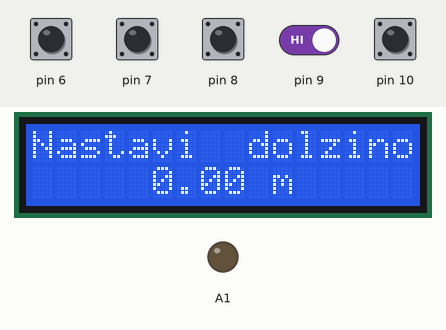
A sketch run on a simulated Arduino Uno, built with avr-gcc and run on an emulated ATmega328P. On the bench: 16×2 character LCD, output pins drawn as LEDs (lit = HIGH). Inputs (shaded band) come from the test bench; at power-on: pin 6–10 HIGH.

Above: at 7.2 s.
7.3 s: pin 6 pulled LOW for 0.15 s
At 8.2 s:
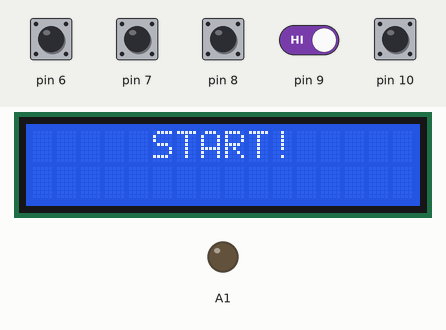
10.4 s: pin 6 pulled LOW for 1 s
At 11.7 s:
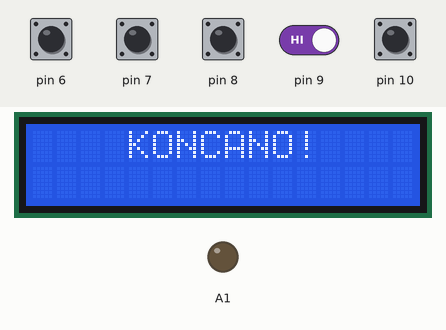
13.9 s: pin 7 pulled LOW for 1 s
At 16.1 s:
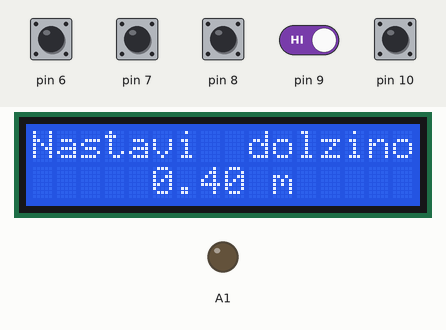
16.4 s: pin 7 pulled LOW for 0.15 s
At 17.0 s:
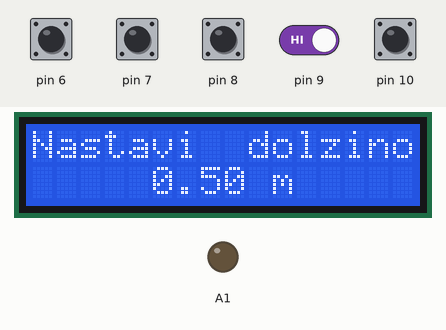
18.2 s: pin 6 driven LOW and pin 9 driven LOW
At 21.0 s:
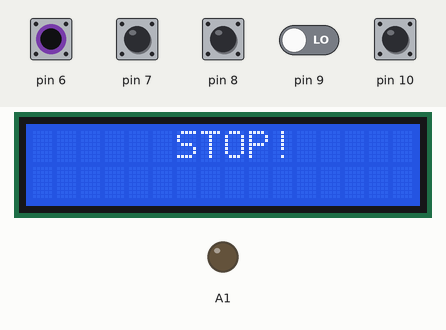
21.2 s: pin 6 driven HIGH
At 23.2 s:
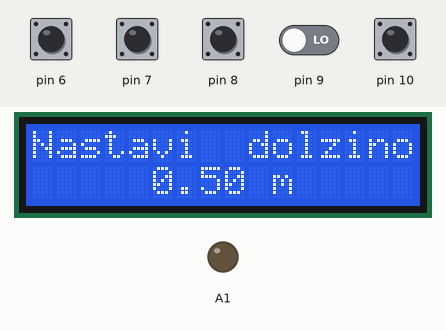
Timing chart, 0 to 24.7 s (numbered marks = the images above; inputs shaded):
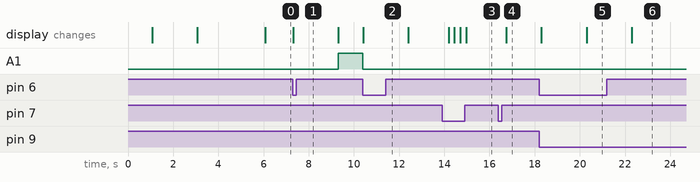

The sketch:

kolesni_merilec_razdalje_1.1.ino
```cpp
/*********************************** VARS/LIBS ***********************************/
//----------------- LIBS -----------------//
#include <LiquidCrystal.h>

//----------------- PINS -----------------//
int sensA(10);
int sensB(9);
int m_plus(7);
int m_minus(8);
int enter(6);
int stop_start_signal(A1);

//----------------- VARS -----------------//
int counter(0);
double set_value(0.00);
double dist(0.00);
bool oneLoop(false);

//----------------- LCD -----------------//
const int rs = 12, en = 11, d4 = 5, d5 = 4, d6 = 3, d7 = 2;
LiquidCrystal lcd(rs, en, d4, d5, d6, d7);

/*********************************** SETUP LOOP ***********************************/
void setup() {
  //----------------- PINMODE -----------------//
  pinMode(sensA, INPUT_PULLUP);
  pinMode(sensB, INPUT_PULLUP);
  pinMode(m_plus, INPUT_PULLUP);
  pinMode(m_minus, INPUT_PULLUP);
  pinMode(enter, INPUT_PULLUP);
  pinMode(stop_start_signal, OUTPUT);
  // OUTPUT DA NA LOW, DA USTAVI MOTOR
  digitalWrite(stop_start_signal, LOW);

  //----------------- ZACETNO SPOROCILO -----------------//
  lcd.begin(16, 2);
  delay(1000);
  lcd.print("MERILEC");
  lcd.setCursor(4,1);
  lcd.print("RAZDALJE");
  delay(2000);
  lcd.clear();
  lcd.setCursor(1,0);
  lcd.print("Nejc  SEDOVNIK");
  lcd.setCursor(3,1);
  lcd.print("Marec 2019");
  delay(3000);
}

/*********************************** FUNKCIJE ***********************************/

//----------------- LCD SPOROCILA -----------------//
// LCD NASTAVLJANJE DOLZINE //
void LCDdisplaySetup() {
  lcd.setCursor(0,0);
  lcd.print("Nastavi  dolzino");
  if(set_value >= 1000) {
    lcd.setCursor(2,1);
  }
  else if(set_value >= 100) {
    lcd.setCursor(3,1);
  }
  else if(set_value >= 10) {
    lcd.setCursor(4,1);
  } else {
    lcd.setCursor(5,1);
  }
  lcd.print(set_value);
  lcd.print(" m");
  lcd.display();
}

// LCD MED MERJENJEM //
void LCDdisplayRunning() {
  lcd.clear();
  if(dist >= 1000) {
    lcd.setCursor(2,0);
  }
  else if(dist >= 100) {
    lcd.setCursor(3,0);
  }
  else if(dist >= 10) {
    lcd.setCursor(4,0);
  } else {
    lcd.setCursor(5,0);
  }
  lcd.print(dist);
  lcd.print(" m");
  lcd.display();
}

// LCD KONEC/STOP //
void LCDdisplayFinished() {
  digitalWrite(stop_start_signal, LOW);
  lcd.clear();
  if(dist >= set_value) {
    lcd.setCursor(4,0);
    lcd.print("KONCANO!");
  } else {
    lcd.setCursor(6,0);
    lcd.print("STOP!");
  }
  lcd.display();
  delay(2000);
  lcd.clear();
}

//----------------- RESET VARS/PINS FUNKCIJA -----------------//
void reset() {
  digitalWrite(stop_start_signal, LOW);
  counter = 0;
  dist = 0.00;
  lcd.clear();
}

//----------------- RESET HARDWARE FUNKCIJA -----------------//
void(*resetFunc) (void) = 0;

//----------------- NASTAVLJANJE DOLZINE -----------------//
void setVal() {
  reset();
  while(digitalRead(enter) == HIGH) {
    LCDdisplaySetup();
    counter = 0;
    delay(150);
    // DOLZINA PLUS //
    while(digitalRead(m_plus) == LOW && set_value < 9999.90) {
      delay(250);
      // RESET VSEH VARS IN LCD
      if(digitalRead(m_minus) == LOW) {
        reset();
        set_value = 0;
        lcd.setCursor(5,0);
        lcd.print("RESET!");
        delay(2000);
        LCDdisplaySetup();
        break;
      }
      // PONOVNI ZAGON MIKROKONTROLERJA
      while(digitalRead(enter) == LOW) {
        delay(100);
        counter++;
        if(counter == 50) {
          lcd.clear();
          lcd.setCursor(5,0);
          lcd.print("PONOVNI");
          lcd.setCursor(6,1);
          lcd.print("ZAGON");
          delay(2000);
          resetFunc();
        }
      }
      // SPREMEMBA HITROSTI NASTALJANJA DOLZINE
      if(counter > 40) {
        set_value += 100.00;
        LCDdisplaySetup();
      }
      else if(counter > 20) {
        set_value += 10.00;
        LCDdisplaySetup();
        counter++;
      } else {
        set_value += 0.10;
        LCDdisplaySetup();
        counter++;
      }
      // NASTAVI DOLZINO V KOLIKOR JE VECJA OD 9999.90
      if(set_value >= 9999.90) {
        set_value = 9999.90;
        lcd.clear();
        LCDdisplaySetup();
        break;
      }
    }

    // DOLZINA MINUS //
    while(digitalRead(m_minus) == LOW && set_value > 0) {
      delay(250);
      // RESET VSEH VARS IN LCD
      if(digitalRead(m_plus) == LOW) {
        reset();
        set_value = 0;
        lcd.setCursor(5,0);
        lcd.print("RESET!");
        delay(2000);
        LCDdisplaySetup();
        break;
      }
      while(digitalRead(enter) == LOW) {
        delay(150);
        counter++;
        // PONOVNI ZAGON MIKROKONTROLERJA (DRZIS PLUS IN ENTER)
        if(counter == 50) {
          lcd.clear();
          lcd.setCursor(5,0);
          lcd.print("PONOVNI");
          lcd.setCursor(6,1);
          lcd.print("ZAGON");
          delay(2000);
          resetFunc();
        }
      }
      // CLEAR LCD,  PRIMERU DA SE DOLZINA PREIDE NA 3 ALI 2 MESTNO
      if(int(set_value) % 10 == 0 || int(set_value) % 9 == 0) {
        lcd.clear();
      }
      // SPREMEMBA HITROSTI SPREMINJANJA DOLZIN
      if(counter > 40) {
        set_value -= 100.00;
        LCDdisplaySetup();
      }
      else if(counter > 20) {
        set_value -= 10.00;
        LCDdisplaySetup();
        counter++;
      } else {
        set_value -= 0.10;
        LCDdisplaySetup();
        counter++;
      }
      // DOLZINO RESETIRA NA 0 V KOLIKOR PRIDE POD 0
      if(set_value <= 0.00) {
        set_value = 0;
        lcd.clear();
        LCDdisplaySetup();
        break;
      }
    }
  }

  // START/ZAGON MOTORJA //
  reset();
  lcd.setCursor(5,0);
  lcd.print("START!");
  delay(2000);
  digitalWrite(stop_start_signal, HIGH);
  lcd.clear();
}

/*********************************** LOOP ***********************************/
void loop() {
  setVal();
  LCDdisplayRunning();
  while(true) {
    // VRTENJE NAZAJ //
    if(digitalRead(sensA) == HIGH && digitalRead(sensB) == LOW && oneLoop == true) {
      counter--;
      // CE IZMERI 100 SIGNALOV PRESTAVI IZMERJENO DOLZINO ZA minus 0.1 OZ 10CM
      if(counter <= -100) {
        counter = 0;
        dist -= 0.1;
        LCDdisplayRunning();
      }
      oneLoop = false;
    }

    // VRTENJE NAPREJ //
    else if(digitalRead(sensA) == LOW && digitalRead(sensB) == HIGH && oneLoop == true) {
      counter++;
      // CE IZMERI 100 SIGNALOV PRESTAVI IZMERJENO DOLZINO ZA PLUS 0.1 OZ 10CM
      if(counter >= 100) {
        counter = 0;
        dist += 0.1;
        // CE JE IZMERJENA DOLZINA ENAKA NASTAVLJENI DOLZINI
        if(dist >= set_value) {
          LCDdisplayFinished();
          break;
        }
        LCDdisplayRunning();
      }
      oneLoop = false;
    }

    // EN DIGITALNI KROG (LOW/LOW, HIGH/LOW, HIGH/HIGH, LOW/HIGH, LOW/LOW - IN OBRATNO) - 4 SIGNALI - 800 SIGNALOV ZA EN KROG (20cm) //
    else if(digitalRead(sensA) == HIGH && digitalRead(sensB) == HIGH && oneLoop == false) {
      oneLoop = true;
    }

    // CE PRITISNES STOP GUMB //
    if(digitalRead(enter) == LOW) {
      LCDdisplayFinished();
      break;
    }
  }
}
```

Measured:
- after the input at 7.3 s, A1: LOW → HIGH after 2.0 s; the display: changes at once (image 1)
- after the input at 10.4 s, A1: HIGH → LOW at once; the display: changes at once (image 2)
- after the input at 13.9 s, the display: first changes after 0.30 s (image 3 shows a later state)
- after the input at 16.4 s, the display: changes after 0.35 s (image 4)
- after the input at 18.2 s, the display: first changes after 0.09 s (image 5 shows a later state)
- after the input at 21.2 s, the display: first differs from a run without the input after 1.1 s (image 6)
